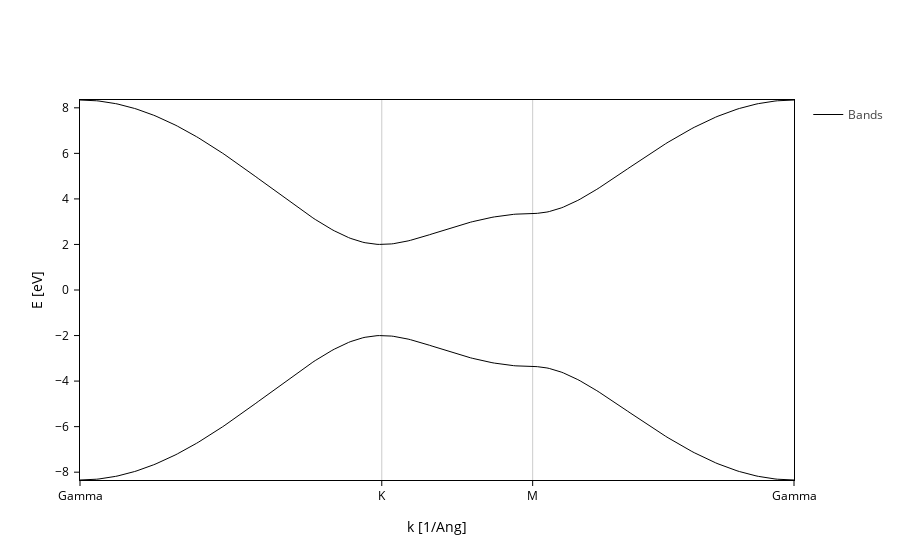

Source (notebook cell):
### Markdown cell above
And finally we just ask for the fatbands plot:

### Code cell
fatbands = band.plot.fatbands()
fatbands

### Figure 1 — Plotly figure (JSON) as saved in the notebook; plotly's stock layout.template omitted (floating-point values rounded to 4 significant figures; data arrays with more than 128 entries replaced by an {"elided": "..."} marker saying what was removed)
{"data": [{"legendgroup": "Bands", "line": {"color": "black", "dash": "solid", "width": 1}, "meta": {}, "mode": "lines", "name": "Bands", "opacity": 1, "type": "scatter", "x": {"elided": "301 float values"}, "y": {"elided": "301 float values"}}, {"legendgroup": "Bands", "line": {"color": "black", "dash": "solid", "width": 1}, "meta": {}, "mode": "lines", "name": "Bands", "opacity": 1, "showlegend": false, "type": "scatter", "x": {"elided": "301 float values"}, "y": {"elided": "301 float values"}}], "layout": {"scene": {"xaxis": {"range": [0.0, 4.03], "showgrid": true, "ticktext": ["Gamma", "K", "M", "Gamma"], "tickvals": [0.0, 1.703, 2.555, 4.03], "title": {"text": "k [1/Ang]"}}, "yaxis": {"range": [-8.343, 8.343], "title": {"text": "E [eV]"}}}, "xaxis": {"range": [0.0, 4.03], "showgrid": true, "ticktext": ["Gamma", "K", "M", "Gamma"], "tickvals": [0.0, 1.703, 2.555, 4.03], "title": {"text": "k [1/Ang]"}}, "yaxis": {"range": [-8.343, 8.343], "title": {"text": "E [eV]"}}}}
